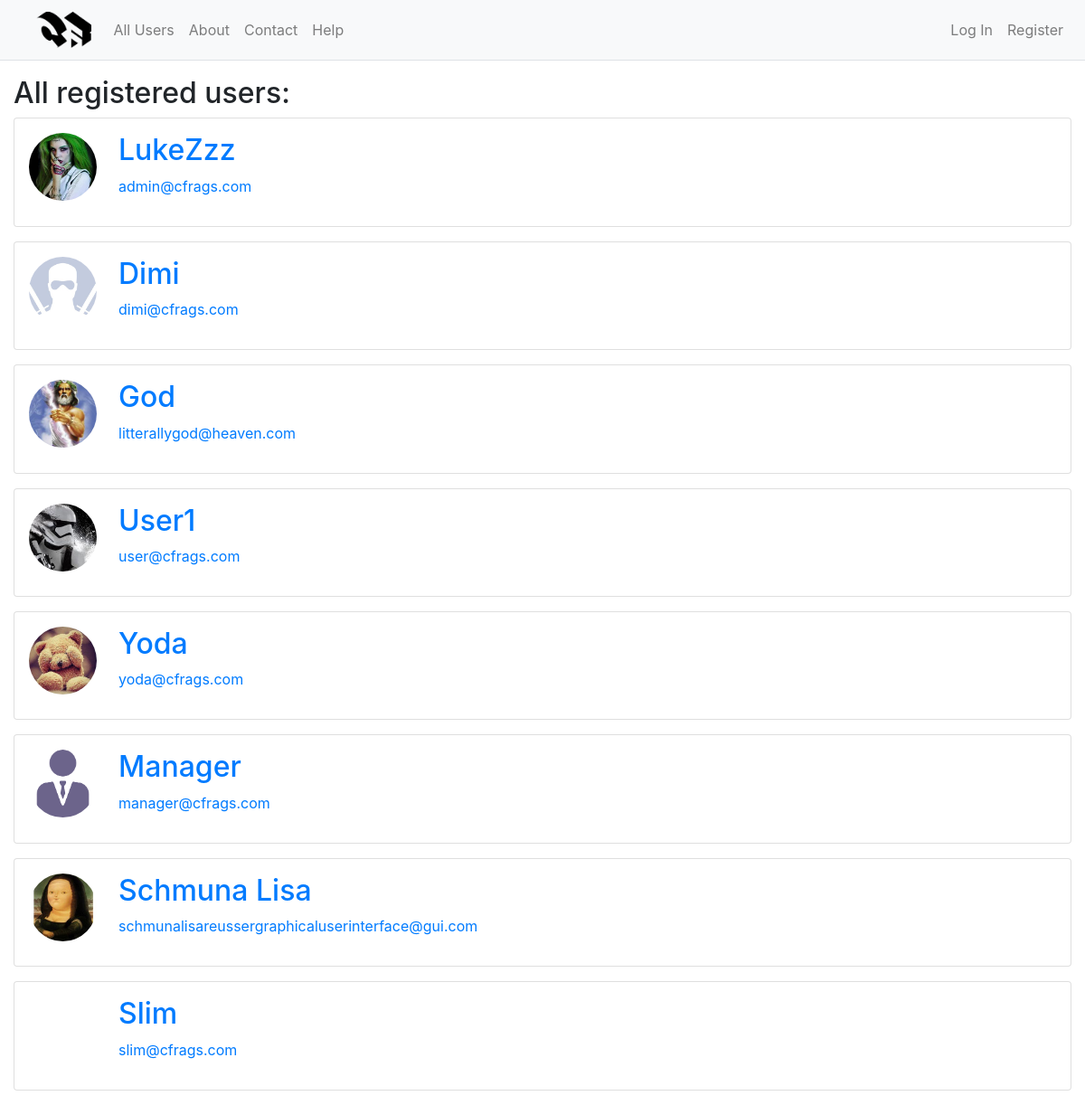
Screenshot of /allusers with the database file from the repository.
### website/models.py (models this page shows, shortened)
class User(db.Model, UserMixin):
    id = db.Column(db.Integer, primary_key=True)
    username = db.Column(db.String(20), unique=True, nullable=False)
    email = db.Column(db.String(120), unique=True, nullable=False)
    image_file = db.Column(db.String(20), nullable=False, default='default.jpg')
    password = db.Column(db.String(60), nullable=False)
    posts = db.relationship('Post', backref='author', lazy=True)
    liked_comments = db.relationship('CommentLike', backref='user', lazy=True)
    liked_posts = db.relationship('PostLike', backref='user', lazy=True)

### website/users/routes.py (the view)
@users.route("/allusers")
def all_users():
    users = User.query.all()
    if users:
        return render_template("users.html", users=users)
    else:
        flash('There are no users registered!', 'warning')
        return redirect(url_for('main.home'))

### website/templates/users.html (shortened to what this page needs)
{% extends "layout.html" %}
{% block content %}
<div class="col-12">
  <h2>All registered users:</h2>
  {% for user in users %}
    <div class="card w-100 mb-3 p-3">
      <div class="media">
        <img style="height:75px;width:75px;object-fit:cover;" class="rounded-circle account-img mr-4" src="{{ url_for('static', filename='profile_pics/' + user.image_file) }}">
        <div class="media-body h-100">
          <h2 class="account-heading"><a href="{{ url_for('users.user', username=user.username) }}">{{ user.username }}</a></h2>
          <p class="text-secondary">
            <a href="mailto:user.email">{{ user.email }}</a>
          </p>
        </div>
      </div>
    </div>
  {% endfor %}
</div>
{% endblock content %}

### website/templates/layout.html (shortened to what this page needs)
<!DOCTYPE html>
<html lang="en" dir="ltr">
  <head>
    <link rel="stylesheet" href="https://maxcdn.bootstrapcdn.com/bootstrap/4.0.0/css/bootstrap.min.css">
    <link rel="stylesheet" href="{{ url_for('static', filename='master.css') }}">
    <link rel="stylesheet" href="{{ url_for('static', filename='prism.css') }}">
  </head>
  <body>
    {% include "navbar.html" %}
    <div class="container-fluid">
      <div class="row">
        <div class="col-12">
        </div>
        {% block content %}{% endblock %}
      </div>
    </div>
  </body>
</html>

### website/templates/navbar.html (shortened to what this page needs)
<nav class="navbar navbar-expand-md navbar-light bg-light border-bottom mb-3">
  <a class="navbar-brand ml-4" href="{{ url_for('main.home') }}">
    <img src="{{ url_for('static', filename='Logo.png') }}" alt="logo" style="height:40px;">
  </a>
  <div id="navbarNavDropdown" class="navbar-collapse collapse">
    <ul class="navbar-nav w-100">
      <li class="nav-item">
        <a class="nav-link" href="{{ url_for('users.all_users') }}">All Users</a>
      </li>
      <li class="nav-item">
        <a class="nav-link" href="{{ url_for('main.about') }}">About</a>
      </li>
      <li class="nav-item">
        <a class="nav-link" href="{{ url_for('main.contact') }}">Contact</a>
      </li>
      <li class="nav-item">
        <a class="nav-link" href="{{ url_for('main.help') }}">Help</a>
      </li>
      {% if not current_user.is_authenticated %}
        <li class="nav-item  ml-md-auto ml-lg-auto">
          <a class="nav-link" href="{{ url_for('users.login') }}">Log In</a>
        </li>
        <li class="nav-item">
          <a class="nav-link" href="{{ url_for('users.register') }}">Register</a>
        </li>
      {% endif %}
    </ul>
  </div>
</nav>

### rows the page displays
User: image_file (picture), username "LukeZzz", email "admin@cfrags.com"
User: image_file (placeholder picture), username "Dimi", email "dimi@cfrags.com"
User: image_file (picture), username "God", email "litterallygod@heaven.com"
User: image_file (picture), username "User1", email "user@cfrags.com"
User: image_file (picture), username "Yoda", email "yoda@cfrags.com"
User: image_file (picture), username "Manager", email "manager@cfrags.com"
User: image_file (picture), username "Schmuna Lisa", email "schmunalisareussergraphicaluserinterface@gui.com"
User: image_file (picture), username "Slim", email "slim@cfrags.com"
